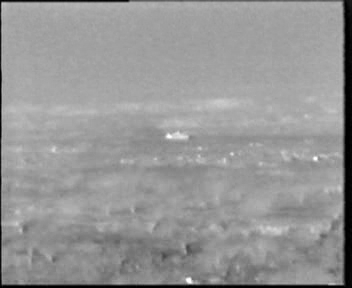
%> input picture atd2.BMP, 352 x 288 px
$ octave centersurround_final1.m   (GNU Octave 9; MATLAB toolbox functions it lacks are replaced by stand-ins)
%> lines starting %> are read from the running program, lines starting %| are printed output that depends on the picture; in (x1, y1, x2, y2) boxes, pixels count from 0 and x2, y2 are one past the last pixel; in counts of white or black regions, pixels touching at a corner belong together; the program's own positions count from 1
clear all;
close all;
clc;

 %a=imread('tank.jpg');
  %  a=imread('atd1.bmp');
%  a=imread('cameraman.tif');
 a=imread('atd2.bmp');
%> a is the input picture: size 288x352 uint8; min 0, max 255, mean 150.4
a = a(:,:,1);
[x,y]=size(a);
%> x = 288; y = 352

figure;imshow(a);title('original image');
hsize=[15 15];
h=fspecial('gaussian',hsize);

b=imfilter(a,h);
a = double(a);
%> a: size 288x352 double
b = double(b);
%> b: size 288x352 double
i1=impyramid(b,'reduce');
i2=impyramid(i1,'reduce');
i3=impyramid(i2,'reduce');
i4=impyramid(i3,'reduce');
i5=impyramid(i4,'reduce');
i6=impyramid(i5,'reduce');
%> i6 = [119.4 133.8 142.7 149.9 150.1 145.2; 139.3 157.7 160.1 161.5 161.7 157.4; 142 160.2 159.8 161.2 161.8 157.4; 135.1 151.3 150.5 150.9 153.9 148.5; 124.3 138.6 135.9 138.3 144.6 139.2]
% figure;imshow(a);title('gaussian pyr1 image');
% figure;imshow(i1);title('gaussian pyr2 image');
% figure;imshow(i2);title('gaussian pyr3 image');
% figure;imshow(i3);title('gaussian pyr4 image');
% figure;imshow(i4);title('gaussian pyr5 image');
% figure;imshow(i5);title('gaussian pyr6 image');
% figure;imshow(i6);title('gaussian pyr7 image');

int1 = imresize(i1, 2);
int2 = imresize(i2, 4);
int3 = imresize(i3, 8);
int4 = imresize(i4, 16);
int5 = imresize(i5, 32);
% int6 = imresize(i6, 64);
figure;imshow(uint8(a));title('intensity1 image');
figure;imshow(uint8(int1));title('intensity2 image');
figure;imshow(uint8(int2));title('intensity3 image');
figure;imshow(uint8(int3));title('intensity4 image');
figure;imshow(uint8(int4));title('intensity5 image');
figure;imshow(uint8(int5));title('intensity6 image');
% figure;imshow(uint8(int6));title('intensity7 image');


% center-surround difference
cs0=abs(a-b);
cs1=abs(int1-int3);
cs2=abs(int1-int4);
cs3=abs(int2-int4);
cs4=abs(int2-int5);
cs5=abs(int3-int5);
% cs6=int3-int6;

figure;imshow(uint8(cs1));title('intensity2 image');
figure;imshow(uint8(cs2));title('intensity3 image');
figure;imshow(uint8(cs3));title('intensity4 image');
figure;imshow(uint8(cs4));title('intensity5 image');
figure;imshow(uint8(cs5));title('intensity6 image');
%> after `imshow(uint8(cs5))`:
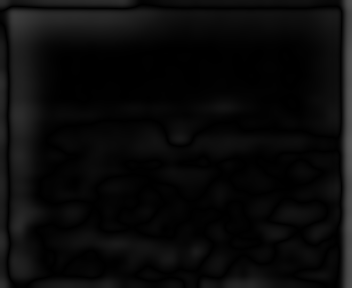
%> displayed picture: size 288x352, on the screen's scale of 0 to 255; min 0, max 91, mean 10.1

cs0max=max(max(cs0));
%> cs0max = 13
cs0min=min(min(cs0));
%> cs0min = 0
cs1max=max(max(cs1));
%> cs1max = 128.2
cs1min=min(min(cs1));
%> cs1min = 9.16e-05
cs2max=max(max(cs2));
%> cs2max = 140.3
cs2min=min(min(cs2));
%> cs2min = 7.63e-05
cs3max=max(max(cs3));
%> cs3max = 139
cs3min=min(min(cs3));
%> cs3min = 0.000122
cs4max=max(max(cs4));
%> cs4max = 158.3
cs4min=min(min(cs4));
%> cs4min = 4.58e-05
cs5max=max(max(cs5));
%> cs5max = 91.16
cs5min=min(min(cs5));
%> cs5min = 0

% normalize intensity feature maps
for i=1:x
    for j=1:y
        f0(i,j)=(cs0(i,j)-cs0min)/(cs0max-cs0min);
    end
end
for i=1:x
    for j=1:y
        f1(i,j)=(cs1(i,j)-cs1min)/(cs1max-cs1min);
    end
end
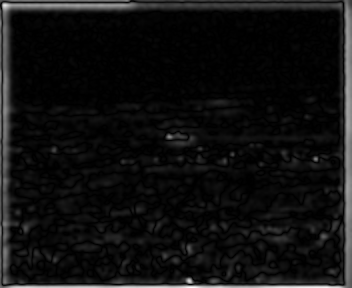
%> f1: size 288x352 double; min 0, max 1, mean 0.0639
for i=1:x
    for j=1:y
        f2(i,j)=(cs2(i,j)-cs1min)/(cs2max-cs2min);
    end
end
for i=1:x
    for j=1:y
        f3(i,j)=(cs3(i,j)-cs3min)/(cs3max-cs3min);
    end
end
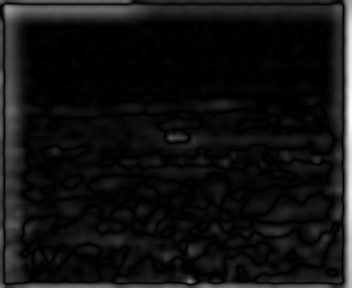
%> f3: size 288x352 double; min 0, max 1, mean 0.072
for i=1:x
    for j=1:y
        f4(i,j)=(cs4(i,j)-cs4min)/(cs4max-cs4min);
    end
end
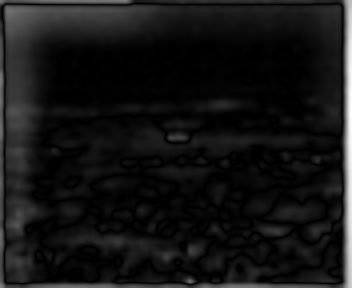
%> f4: size 288x352 double; min 0, max 1, mean 0.0836
for i=1:x
    for j=1:y
        f5(i,j)=(cs5(i,j)-cs5min)/(cs5max-cs5min);
    end
end
% [31 lines of commented-out code are left out]
t0=graythresh(f0)
%> t0 = 0.19
t1=graythresh(f1)
%> t1 = 0.239
t2=graythresh(f2)
%> t2 = 0.329
t3=graythresh(f3)
%> t3 = 0.224
t4=graythresh(f4)
%> t4 = 0.251
t5=graythresh(f5)
%> t5 = 0.239
for i=1:x
    for j=1:y
        if( f0(i,j)>=t0)
            n0(i,j)=255;
        else
            n0(i,j)=0;
        end

    end
end
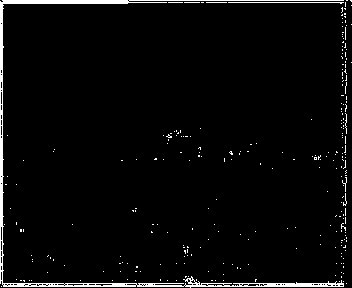
%> n0: size 288x352 double; 3.4% white; 262 white regions (257 under 20 px), largest, box (x1, y1, x2, y2) and area: (0, 0, 344, 288) 2654, (228, 2, 344, 4) 118, (345, 113, 347, 134) 22, (206, 2, 227, 3) 21, (342, 177, 347, 192) 21
figure;imshow(uint8(n0));title('threshold0 image');
for i=1:x
    for j=1:y
        if( f1(i,j)>=t1)
            n1(i,j)=255;
        else
            n1(i,j)=0;
        end

    end
end
%> n1: size 288x352 double; 6.7% white; 38 white regions (25 under 20 px), largest, box (x1, y1, x2, y2) and area: (0, 0, 352, 288) 3434, (2, 2, 166, 284) 2484, (0, 0, 130, 2) 251
figure;imshow(uint8(n1));title('threshold1 image');

for i=1:x
    for j=1:y
        if( f2(i,j)>=t2)
            n2(i,j)=255;
        else
            n2(i,j)=0;
        end

    end
end
%> n2: size 288x352 double; 5.6% white; 18 white regions (9 under 20 px), largest, box (x1, y1, x2, y2) and area: (0, 0, 352, 288) 3602, (2, 3, 138, 24) 1207, (4, 68, 16, 139) 362
figure;imshow(uint8(n2));title('threshold2 image');

for i=1:x
    for j=1:y
        if( f3(i,j)>=t3)
            n3(i,j)=255;
        else
            n3(i,j)=0;
        end

    end
end
%> n3: size 288x352 double; 7.7% white; 19 white regions (5 under 20 px), largest, box (x1, y1, x2, y2) and area: (4, 4, 148, 172) 2943, (342, 0, 352, 288) 2115, (12, 283, 333, 288) 1092
figure;imshow(uint8(n3));title('threshold3 image');
for i=1:x
    for j=1:y
        if( f4(i,j)>=t4)
            n4(i,j)=255;
        else
            n4(i,j)=0;
        end

    end
end
%> n4: size 288x352 double; 6.5% white; 13 white regions (3 under 20 px), largest, box (x1, y1, x2, y2) and area: (338, 0, 352, 288) 2309, (5, 5, 131, 41) 1711, (0, 36, 19, 288) 659
figure;imshow(uint8(n4));title('threshold4 image');
for i=1:x
    for j=1:y
        if( f5(i,j)>=t5)
            n5(i,j)=255;
        else
            n5(i,j)=0;
        end

    end
end
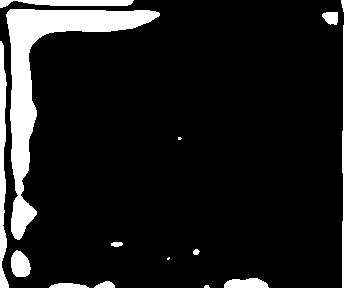
%> n5: size 288x352 double; 12.7% white; 14 white regions (3 under 20 px), largest, box (x1, y1, x2, y2) and area: (6, 9, 160, 240) 6906, (341, 0, 352, 288) 2700, (0, 41, 9, 288) 1244
figure;imshow(uint8(n5));title('threshold5 image');

%binary OR operation on binary intensity feature maps

n=or(n1,n2);
%> n: size 288x352 logical; 7.3% white; 39 white regions (26 under 20 px), largest, box (x1, y1, x2, y2) and area: (0, 0, 352, 288) 3635, (2, 2, 166, 284) 2941, (0, 0, 130, 3) 252
n=or(n,n0);
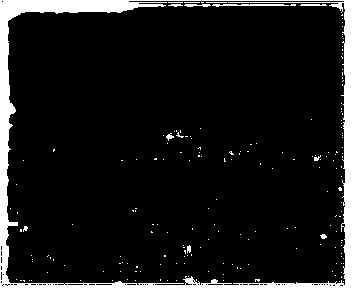
%> n: size 288x352 logical; 9.1% white; 191 white regions (181 under 20 px)
n=or(n,n3);
n=or(n,n4);
n=or(n,n5);

figure;imshow(n);title('threshold image');

% apply median filter
l=medfilt2(n,[3 3]);
figure;imshow(l);title('FilteredImage image');

% label the image
[l num]=bwlabel(l,4);
%> num = 22
figure;imshow((l));title('binary image');


%find properties of the image that is centroid & boundingbox
props2=regionprops(l,'all');
%> props2 = 22 regions; largest, box (x1, y1, x2, y2), Area, Centroid, MajorAxisLength, MinorAxisLength and Eccentricity: (0, 0, 352, 288) 16834 [113.6 121.4] 521.4 393.1 0.657, (241, 3, 284, 6) 129 [263 5] 49.65 3.46 0.998, (166, 134, 183, 140) 71 [174.7 137.7] 18.7 5.72 0.952
[M N]=size(props2)
%> M = 22; N = 1

for k=1:M
centroid1=props2(k).Centroid
q=props2(k).BoundingBox


topleft_y=floor(q(1))
topleft_x=floor(q(2))
bottomright_y=floor(q(1)+q(3))
bottomright_x=floor(q(2)+q(4))

 if (topleft_x > x)
     topleft_x=x
 else if(topleft_x <1)
topleft_x =1
     end
 end

 if (topleft_y > y)
     topleft_y=y
 else if(topleft_y < 1)
     topleft_y=1
     end
 end
 if (bottomright_x <1)
    bottomright_x=1
 else if(bottomright_x >x)
    bottomright_x=x
     end
 end
 if (bottomright_y <1)
    bottomright_y=1
 else if (bottomright_y >y)
    bottomright_y=y
     end
 end

 for i=topleft_x:bottomright_x
     for j=topleft_y:bottomright_y

         l1(i,j)=l(i,j);
     end
 end
i1=max(max(l1));
i2=min(min(l1));

% similarity function
for i=topleft_x:bottomright_x
     for j=topleft_y:bottomright_y

        s(i,j)=1-(abs(i1-l1(i,j))/(i1-i2));
    end
end

% adjacency function
for i=topleft_x:bottomright_x
     for j=topleft_y:bottomright_y
          dist(i,j)=sqrt((((i-centroid1(1))^2)+(j-centroid1(2))^2));
  if (dist(i,j)==0)

      adj(i,j)=1;
else
    adj(i,j)=2/(1+sqrt(dist(i,j)));
end
end
end

%membership function
for i=topleft_x:bottomright_x
     for j=topleft_y:bottomright_y

        u(i,j)=0.6*s(i,j)+0.4*adj(i,j);

    end
end
%final threshold image
for i=topleft_x:bottomright_x
     for j=topleft_y:bottomright_y
        if( u(i,j)>=0.22)
            g(i,j)=255;
        else
            g(i,j)=0;
        end

    end
end
end
%> this loop made 22 passes
%> (centroid1, q) on passes 1, 2, 3, 4, 5, 6, 7, 8, 9, 10, 12, 13: ([113.6 121.4], [0.5 0.5 352 288]), ([54.5 151], [53.5 150.5 2 1]), ([117.7 244.8], [111.5 242.5 12 5]), ([156 159.5], [155.5 158.5 1 2]), ([174.7 137.7], [166.5 134.5 17 6]), ([169 259], [167.5 257.5 3 3]), ([176.5 5.18], [171.5 3.5 10 4]), ([189.2 250], [184.5 246.5 8 7]), ([191.4 5.29], [185.5 3.5 12 4]), ([196.6 252.6], [193.5 249.5 6 6]), ([206.5 5.44], [202.5 3.5 8 4]), ([217.1 5.25], [213.5 3.5 7 4])
%> q on pass 11: [199.5 148.5 1 1]
figure;imshow(uint8(g));title('local threshold image');
% rectangle('Position',q,'EdgeColor','r','LineWidth',2)


%label the image
[g num1]=bwlabel(g,4);
%> num1 = 20

measurements=regionprops(g,'all');
%> measurements = 20 regions; largest, box (x1, y1, x2, y2), Area, Centroid, MajorAxisLength, MinorAxisLength and Eccentricity: (114, 106, 128, 120) 152 [121.4 113.6] 13.96 13.95 0.0347, (241, 3, 284, 6) 129 [263 5] 49.65 3.46 0.998, (166, 134, 183, 140) 71 [174.7 137.7] 18.7 5.72 0.952

totalNumberOfBlobs=length(measurements);
%> totalNumberOfBlobs = 20

for i=1:totalNumberOfBlobs
ad=measurements(i).Area;
bb1 = measurements(i).BoundingBox;
   if ((ad < 50) || (ad>150)||(bb1(4)<5))  %for adt2
%   if ((ad < 50) || (ad>150)) %for adt1
% % if ((ad < 40) || (ad>100)) %for tank
g(g==i)=0;
  else
  end

end
%> this loop made 20 passes
%> (ad, bb1) on passes 1 to 12: (152, [114.5 106.5 14 14]), (6, [154.5 157.5 2 3]), (71, [166.5 134.5 17 6]), (5, [167.5 257.5 3 3]), (33, [171.5 3.5 10 4]), (29, [184.5 246.5 8 7]), (42, [185.5 3.5 12 4]), (30, [193.5 249.5 6 6]), (1, [199.5 148.5 1 1]), (27, [202.5 3.5 8 4]), (24, [213.5 3.5 7 4]), (42, [223.5 3.5 14 3])

 figure;imshow((g));title('final target image');

 figure;imshow(uint8(a));title('target image');
%  %creating bounding box around the target
 measurements1 = regionprops(g,'BoundingBox','Centroid');
 totalNumberOfBlobs1 = length(measurements1);
%> totalNumberOfBlobs1 = 3
hold on;

for blobNo = 1:totalNumberOfBlobs1
bb = measurements1(blobNo).BoundingBox;
bc = measurements1(blobNo).Centroid;
%> (the run ends here)

$ run again, with atd1.bmp copied over atd2.BMP
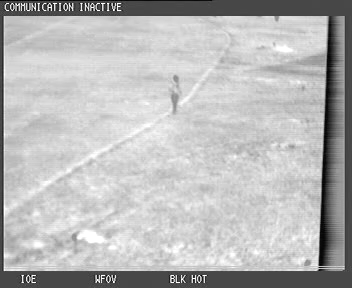
%> input picture atd1.bmp, 352 x 288 px
%> a is the input picture: size 288x352 uint8; min 0, max 255, mean 183.8
%> a: size 288x352 double
%> i6 = [109.2 126.9 125.5 124.1 125.7 114.5; 156.7 190.8 198 196.6 189.5 158.6; 165 204.9 215.8 210.8 200.2 165.1; 163.3 203.3 212 208.7 201.1 165.2; 150.2 185.4 194.8 194.5 187.9 154.1]
%> cs0max = 61
%> cs0min = 0
%> cs1max = 114.2
%> cs1min = 3.05e-05
%> cs2max = 145
%> cs2min = 0.000473
%> cs3max = 114.6
%> cs3min = 0.000122
%> cs4max = 137.5
%> cs4min = 0.000641
%> cs5max = 118.9
%> cs5min = 7.63e-05
%> after the loop `for i=1:x`:
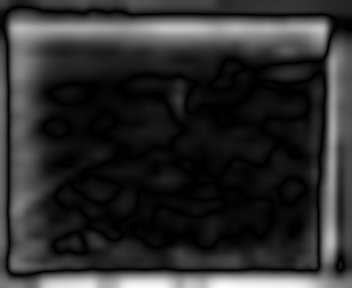
%> f5: size 288x352 double; min 0, max 1, mean 0.179
%> t0 = 0.155
%> t1 = 0.243
%> t2 = 0.247
%> t3 = 0.267
%> t4 = 0.31
%> t5 = 0.286
%> `n=or(n,n0);`:
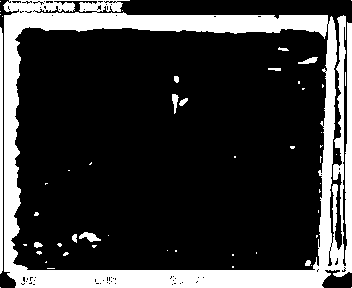
%> n: size 288x352 logical; 22.1% white; 52 white regions (40 under 20 px)
%> num = 19
%> props2 = 19 regions; largest, box (x1, y1, x2, y2), Area, Centroid, MajorAxisLength, MinorAxisLength and Eccentricity: (0, 0, 352, 288) 32279 [167 132.6] 518 411.4 0.608, (172, 94, 188, 113) 126 [178.6 102.3] 16.55 15.87 0.285, (79, 232, 100, 242) 125 [90.3 237.6] 20.95 8.39 0.916
%> M = 19; N = 1
%> the loop `for k=1:M` made 19 passes
%> (centroid1, q) on passes 1, 2, 3, 4, 5, 6, 8, 9: ([167 132.6], [0.5 0.5 352 288]), ([37.28 215.1], [34.5 212.5 5 5]), ([60.38 245.4], [58.5 243.5 4 4]), ([66.29 254.4], [63.5 252.5 5 4]), ([75.24 238.6], [72.5 234.5 5 8]), ([90.34 237.6], [79.5 232.5 21 10]), ([94.67 246.9], [92.5 245.5 4 3]), ([178.6 102.3], [172.5 94.5 16 19])
%> num1 = 15
%> measurements = 15 regions; largest, box (x1, y1, x2, y2), Area, Centroid, MajorAxisLength, MinorAxisLength and Eccentricity: (125, 160, 139, 173) 152 [132.5 167] 14.31 13.6 0.312, (172, 94, 188, 113) 126 [178.6 102.3] 16.55 15.87 0.285, (79, 232, 100, 242) 125 [90.3 237.6] 20.95 8.39 0.916
%> totalNumberOfBlobs = 15
%> the loop `for i=1:totalNumberOfBlobs` made 15 passes
%> (ad, bb1) on passes 1 to 8: (125, [79.5 232.5 21 10]), (1, [90.5 163.5 1 1]), (9, [92.5 245.5 4 3]), (152, [125.5 160.5 14 13]), (126, [172.5 94.5 16 19]), (29, [174.5 76.5 5 7]), (29, [269.5 68.5 12 3]), (11, [290.5 146.5 5 3])
%> totalNumberOfBlobs1 = 10
